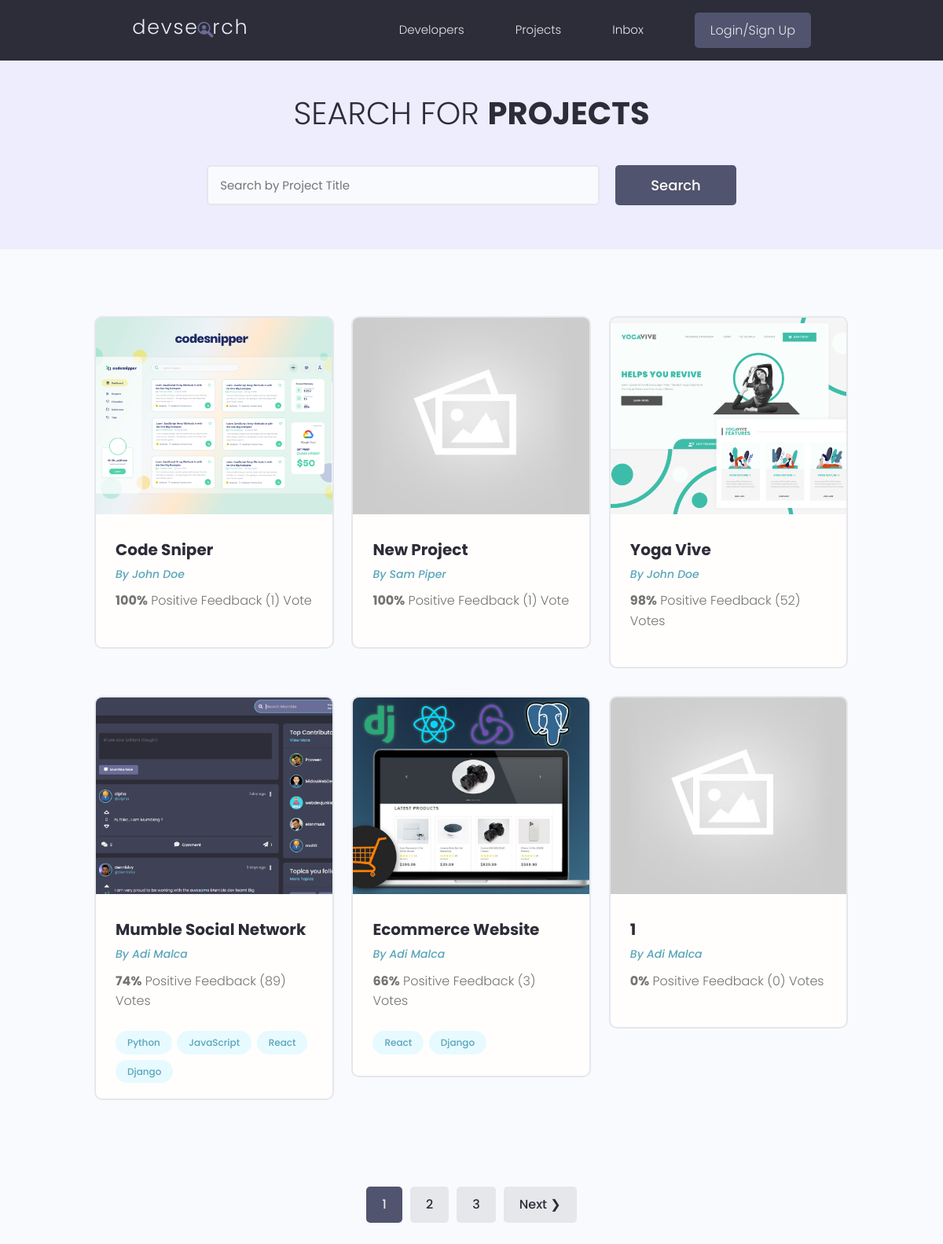
The app's page /projects/, older data.
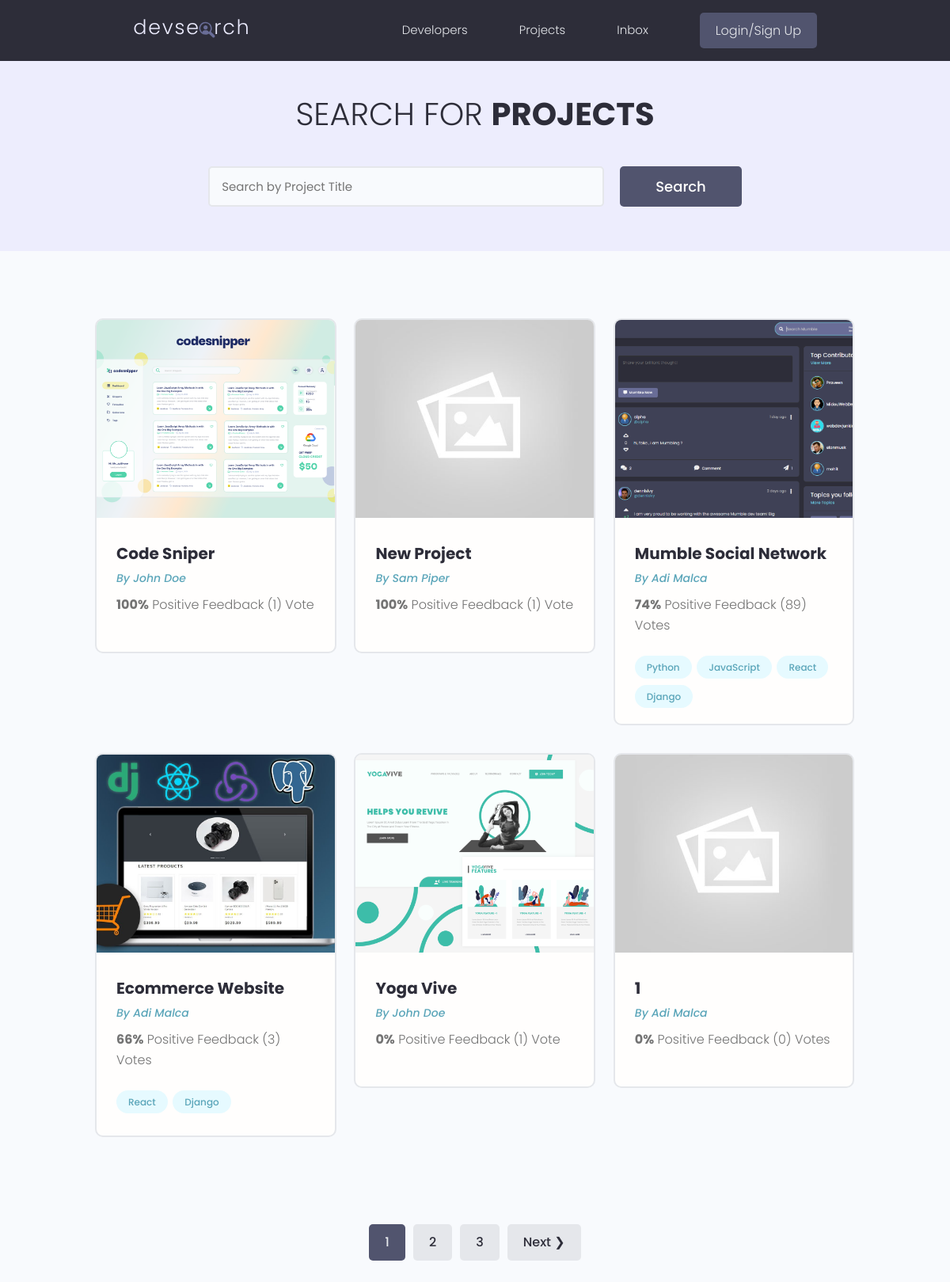
The same page, newer data.
### projectsApp/models.py (models this page shows, shortened)
class Project(models.Model):
    owner = models.ForeignKey(Profile, null=True, blank=True, on_delete=models.SET_NULL) # We want to connect a project to a specific user profile - many-to-one relationship
    title = models.CharField(max_length=200)   # By default null=False - required to enter data in this field (for the database)
    description = models.TextField(null=True, blank=True)  # Does NOT require to enter data in this field! blank is the same but for django form to be submitted! We can submit a form without adding this!
    featured_image = models.ImageField(null=True, blank=True, default="default.jpg") # B/c its in "images" folder no need to specify path, otherwise path needed
    demo_link = models.CharField(max_length=2000, null=True, blank=True)
    source_link = models.CharField(max_length=2000, null=True, blank=True)
    tags = models.ManyToManyField('Tag', blank=True)  # The tag can be connected to many models
    vote_total = models.IntegerField(default=0, null=True, blank=True)
    vote_ratio = models.IntegerField(default=0, null=True, blank=True)
    created = models.DateTimeField(auto_now_add=True)
    id = models.UUIDField(default=uuid.uuid4, unique=True, primary_key=True, editable=False)
    class Meta:
        ordering = ['-vote_ratio', '-vote_total', 'title']
    '''
    Anytime we trigger this method here we are going to calculate all this, get all these values
    and then simply update the instance of it in the database and save it.
    '''

class Tag(models.Model):
    name = models.CharField(max_length=200)
    created = models.DateTimeField(auto_now_add=True)
    id = models.UUIDField(default=uuid.uuid4, unique=True, primary_key=True, editable=False)
    def __str__(self):
        return self.name

### usersApp/models.py (models this page shows, shortened)
class Profile(models.Model):
    user = models.OneToOneField(User, on_delete=models.CASCADE, null=True, blank=True)
    name = models.CharField(max_length=200, blank=True, null=True)
    email = models.EmailField(max_length=500, blank=True, null=True)
    username = models.CharField(max_length=200, blank=True, null=True)
    location = models.CharField(max_length=200, blank=True, null=True)
    short_intro = models.CharField(max_length=200, blank=True, null=True)
    bio = models.TextField(blank=True, null=True)
    profile_image = models.ImageField(blank=True, null=True, upload_to="profiles/",
                                      default="profiles/user-default.png") # This will go in static/images folder and then in profiles folder and upload my pictures here. Again - we are uploading to the profiles folder and also getting the defualt from the profiles folder
    social_github = models.CharField(max_length=200, blank=True, null=True)
    social_twitter = models.CharField(max_length=200, blank=True, null=True)
    social_linkedin = models.CharField(max_length=200, blank=True, null=True)
    social_youtube = models.CharField(max_length=200, blank=True, null=True)
    social_website = models.CharField(max_length=200, blank=True, null=True)
    created = models.DateTimeField(auto_now_add=True)
    id = models.UUIDField(default=uuid.uuid4, unique=True, primary_key=True, editable=False)

### projectsApp/views.py (the view)
# urls.py: path('projects/', include('projectsApp.urls')),
def projects(request):
    projects, search_query = searchProjects(request)
    custom_range, projects = paginateProjects(request, projects, 6) # Allow for 6 projects to show in one page
    context = {'projects': projects, 'search_query':search_query,'custom_range':custom_range}
    return render(request, 'projectsApp/projects.html', context)

### projectsApp/utils.py (called while the page is built)
def paginateProjects(request, projects, results):
    page = request.GET.get('page')  # Needs to have a search parameter! "projects/?page=xxx" - page is the search parameter!
    paginator = Paginator(projects, results)
    try:
        projects = paginator.page(page)
    except PageNotAnInteger:
        page = 1
        projects = paginator.page(page)
    except EmptyPage:
        page = paginator.num_pages   # returns the number of pages we have
        projects = paginator.page(page)  # return the last page
    left_index = (int(page) - 4)    # to show 5 button pages at a time
    if left_index < 1:
        left_index = 1
    right_index = (int(page) + 5)   # to show 5 button pages at a time
    if right_index > paginator.num_pages:
        right_index = paginator.num_pages + 1
    custom_range = range(left_index, right_index)
    return custom_range, projects

### projectsApp/templates/projectsApp/projects.html (shortened to what this page needs)
{% extends "main.html" %}
{% block content %}
  <main class="projects">
    <section class="hero-section text-center">
      <div class="container container--narrow">
        <div class="hero-section__box">
          <h2>Search for <span>Projects</span></h2>
        </div>
        <div class="hero-section__search">
          <form id="searchForm" class="form" action="{% url 'projects' %}" method="get">
            <div class="form__field">
              <input class="input input--text" id="formInput#search" type="text" name="search_query"
                placeholder="Search by Project Title" value="{{search_query}}"/>
            </div>
            <input class="btn btn--sub btn--lg" type="submit" value="Search" />
          </form>
        </div>
      </div>
    </section>
    <section class="projectsList">
      <div class="container">
        <div class="grid grid--three">
          {% for project in projects %}
          <div class="column">
            <div class="card project">
              <a href="{% url 'project' project.id %}" class="project">
                <img class="project__thumbnail" src="{{project.featured_image.url}}" alt="project thumbnail" />
                <div class="card__body">
                  <h3 class="project__title">{{project.title}}</h3>
                  <p><a class="project__author" href="{% url 'user-profile' project.owner.id %}">By {{project.owner.name}}</a></p>
                  <p class="project--rating">
                    <span style="font-weight: bold;">{{project.vote_ratio}}%</span> Positive
                    Feedback ({{project.vote_total}}) Vote{{project.vote_total|pluralize:"s"}}
                  </p>
                  <div class="project__tags">
                    {% for tag in project.tags.all %}
                    <span class="tag tag--pill tag--main">
                      <small>{{tag}}</small>
                    </span>
                    {% endfor %}
                  </div>
                </div>
              </a>
            </div>
          </div>
          {%endfor%}
        </div>
      </div>
    </section>
    {% include 'pagination.html' with queryset=projects custom_range=custom_range %}
  </main>
{% endblock content %}

Row changes from the older to the newer data that the page shows:
changed Project "Yoga Vive": vote_ratio "98" → "0"; vote_total "52" → "1"; moves down the list
